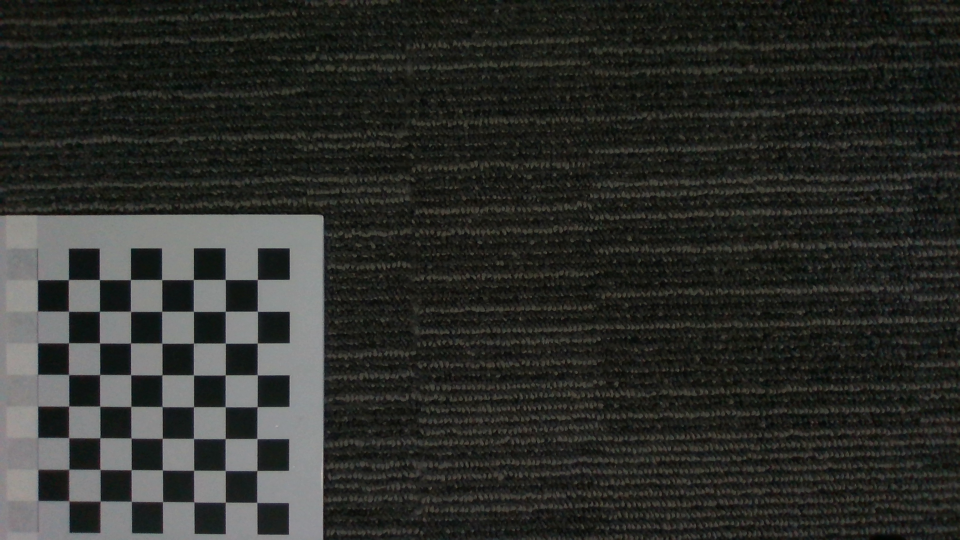
#> input picture images/00.png, 1920 x 1080 px (shown at 1/2 size); its folder holds only this picture in this run
$ python 1.Calibration.py
#> lines starting #> are read from the running program, lines starting #| are printed output that depends on the picture; after the words box and inside, x2 and y2 are one past the last pixel; in counts of white or black regions, pixels touching at a corner belong together; long printed decimals are rounded
import numpy as np
import glob
import yaml
import cv2


# 找棋盘格角点
# 设置寻找亚像素角点的参数，采用的停止准则是最大循环次数30和最大误差容限0.001
criteria = (cv2.TERM_CRITERIA_EPS + cv2.TERM_CRITERIA_MAX_ITER, 30, 0.001)  # 阈值
# 棋盘格模板规格
w = 8  # 9-1
h = 7  # 9-2
# 世界坐标系中的棋盘格点,例如(0,0,0), (1,0,0), (2,0,0) ....,(8,5,0)，去掉Z坐标，记为二维矩阵
objp = np.zeros((w * h, 3), np.float32)
objp[:, :2] = np.mgrid[0:w, 0:h].T.reshape(-1, 2)
objp = objp * 18 / 1000  # 16.2mm,实际大小

# 储存棋盘格角点的世界坐标和图像坐标对
obj_points = []  # 在世界坐标系中的三维点
img_points = []  # 在图像平面的二维点
# 加载image文件夹下所有的jpg图像
images = glob.glob('images/*.png')  # 拍摄的十几张棋盘图片所在目录
u, v = 0.0, 0.0
i = 0
gray = None
for frame in images:
    img = cv2.imread(frame)
#> img is the input picture: shape (1080, 1920, 3); mean B, G, R 42, 45.6, 44.4
    # 获取画面中心点
    # 获取图像的长宽
    h1, w1 = img.shape[0], img.shape[1]
#> h1 = 1080; w1 = 1920
    gray = cv2.cvtColor(img, cv2.COLOR_BGR2GRAY)
    u, v = img.shape[:2]
#> u = 1080; v = 1920
    # 找到棋盘格角点
    ret, corners = cv2.findChessboardCorners(gray, (w, h), None)
#> ret = True; corners = 56 rows, first 8: [515.6, 559.1], [515.4, 622.9], [515.3, 686.5], [515.3, 750.4], [515.2, 813.4], [514.6, 877.8], [514.4, 941.5], [514.2, 1005.5]
    # 如果找到足够点对，将其存储起来
    if ret:
        print("i:", i)
        i = i + 1
        # 在原角点的基础上寻找亚像素角点
        cv2.cornerSubPix(gray, corners, (11, 11), (-1, -1), criteria)
        # 追加进入世界三维点和平面二维点中
        obj_points.append(objp)
        img_points.append(corners)
        # 将角点在图像上显示
        cv2.drawChessboardCorners(img, (w, h), corners, ret)
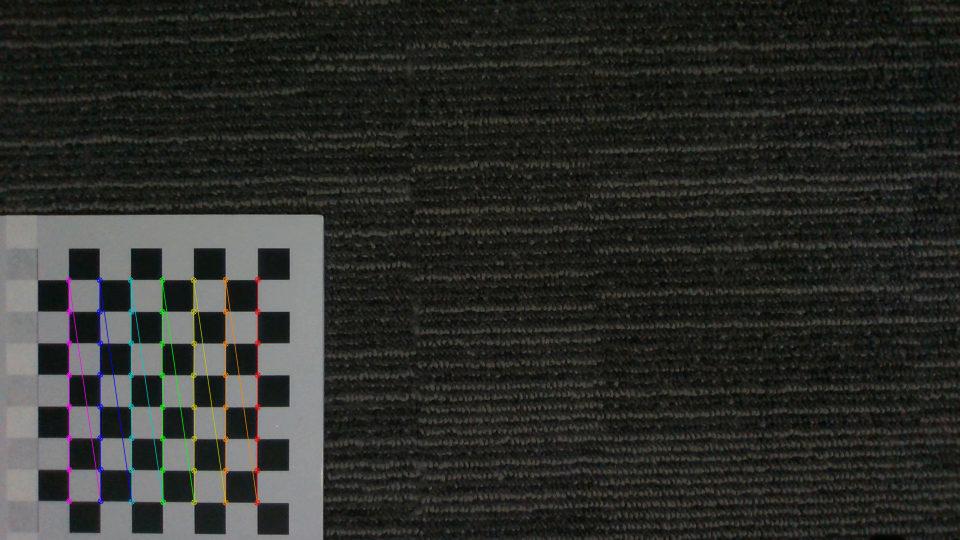
#> img: shape (1080, 1920, 3) (shown at 1/2 size); 1.05% of pixels changed, all inside (x1, y1, x2, y2) = (131, 553, 522, 1012)
        cv2.namedWindow('FindCorners', cv2.WINDOW_NORMAL)
        cv2.resizeWindow('FindCorners', 960, 540)
        cv2.imshow('FindCorners', img)
        cv2.waitKey(200)

cv2.destroyAllWindows()
# 标定
print('正在计算')
print(u, v)
#| 1080 1920

ret, mtx, dist, rvecs, tvecs = \
    cv2.calibrateCamera(obj_points, img_points, gray.shape[::-1], None, None)
#> ret = 0.136; mtx = [[5319.1, 0, 1011.1], [0, 5295.1, 574.7], [0, 0, 1]]; dist = [[2.68, -130.2, 0.00161, 0.00141, 1915.4]]; rvecs = ([0.0645, 0.0497, 1.57],); tvecs = ([-0.14, -0.00433, 1.52],)

# 存储标定文件
file_path = "./calibration_result.yaml"
mtx_yaml = mtx.tolist()
#> mtx_yaml has the same summary as mtx
dist_yaml = dist.tolist()
#> dist_yaml = [[2.68, -130.2, 0.00161, 0.00141, 1915.4]]
camera_u, camera_v = u, v
#> camera_u = 1080; camera_v = 1920
data = {"information": "Camera calibration parameters", "camera_matrix": mtx_yaml, "dist_coefficients": dist_yaml,
        "camera_u": camera_u, "camera_v": camera_v}
#> data = {'information': 'Camera calibration parameters', 'camera_matrix': [[5319.1, 0, 1011.1], [0, 5295.1, 574.7], [0, 0, 1]], 'dist_coefficients': [[2.68, -130.2, 0.00161, 0.00141, 1915.4]], 'camera_u': 1080, 'camera_v': 1920}
with open(file_path, "w") as file:
    yaml.dump(data, file)

print("ret:", ret)
#| ret: 0.1362
print("mtx:\n", mtx)  # 内参数矩阵
#| mtx:
#|  [[5.31906192e+03 0.00000000e+00 1.01114032e+03]
#|  [0.00000000e+00 5.29512187e+03 5.74663029e+02]
#|  [0.00000000e+00 0.00000000e+00 1.00000000e+00]]
print("dist畸变值:\n", dist)  # 畸变系数   Distortion Coefficients = (k_1,k_2,p_1,p_2,k_3)
#| dist畸变值:
#|  [[ 2.67817933e+00 -1.30150836e+02  1.60881222e-03  1.40619694e-03
#|    1.91535538e+03]]
print("rvecs旋转（向量）外参:\n", rvecs)  # 旋转向量  # 外参数
#| rvecs旋转（向量）外参:
#|  (array([[0.06453  ],
#|        [0.04966],
#|        [1.570]]),)
print("tvecs平移（向量）外参:\n", tvecs)  # 平移向量  # 外参数
#| tvecs平移（向量）外参:
#|  (array([[-0.1399],
#|        [-0.004329],
#|        [ 1.522]]),)
new_camera_mtx, roi = cv2.getOptimalNewCameraMatrix(mtx, dist, (u, v), 0, (u, v))
#> new_camera_mtx = [[9209.1, 0, 971.5], [0, 7799.8, 821.6], [0, 0, 1]]; roi = (0, 0, 1079, 1919)
print('New_Camera_Mtx 外参', new_camera_mtx)
#| New_Camera_Mtx 外参 [[9.20910639e+03 0.00000000e+00 9.71456388e+02]
#|  [0.00000000e+00 7.79979858e+03 8.21605758e+02]
#|  [0.00000000e+00 0.00000000e+00 1.00000000e+00]]
print("写入文件名称:", file_path)

$ run again, on images/04.png
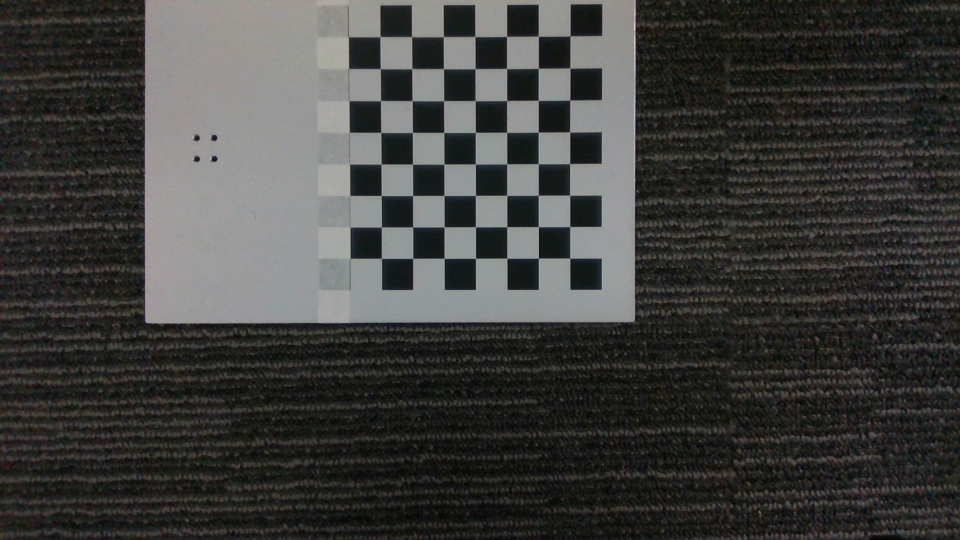
#> input picture images/04.png, 1920 x 1080 px (shown at 1/2 size)
#> img is the input picture: shape (1080, 1920, 3); mean B, G, R 60.4, 62.5, 62.7
#> `ret, corners = cv2.findChessboardCorners(gray, (w, h), None)`: ret = True; corners = 56 rows, first 8: [1140.3, 72.62], [1140.8, 137.3], [1139.8, 200.6], [1140, 264.1], [1140.4, 327.4], [1140.4, 390.8], [1140.3, 453.7], [1139.9, 516.4]
#> `cv2.drawChessboardCorners(img, (w, h), corners, ret)`:
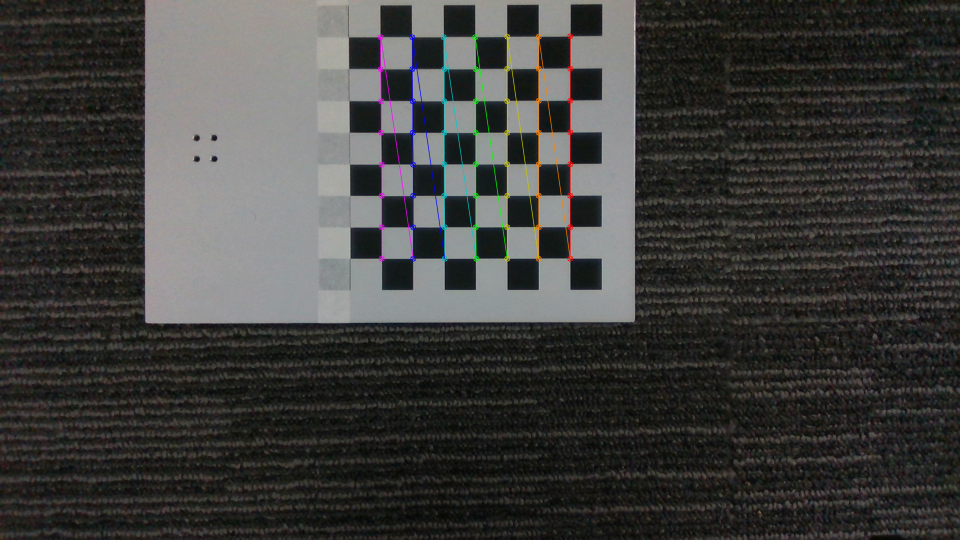
#> img: shape (1080, 1920, 3) (shown at 1/2 size); 1.05% of pixels changed, all inside (x1, y1, x2, y2) = (755, 66, 1147, 524)
#| 1080 1920
#> `ret, mtx, dist, rvecs, tvecs = \ cv2.calibrateCamera(obj_points, img_p..`: ret = 0.0904; mtx = [[3075.2, 0, 1004.2], [0, 3070.8, 581.6], [0, 0, 1]]; dist = [[-0.092, 22.59, -0.00276, -0.00406, -397]]; rvecs = ([0.027, 0.026, 1.57],); tvecs = ([0.0388, -0.145, 0.879],)
#> mtx_yaml has the same summary as mtx
#> dist_yaml = [[-0.092, 22.59, -0.00276, -0.00406, -397]]
#> data = {'information': 'Camera calibration parameters', 'camera_matrix': [[3075.2, 0, 1004.2], [0, 3070.8, 581.6], [0, 0, 1]], 'dist_coefficients': [[-0.092, 22.59, -0.00276, -0.00406, -397]], 'camera_u': 1080, 'camera_v': 1920}
#| ret: 0.09038
#| mtx:
#|  [[3.07523717e+03 0.00000000e+00 1.00421255e+03]
#|  [0.00000000e+00 3.07078946e+03 5.81622266e+02]
#|  [0.00000000e+00 0.00000000e+00 1.00000000e+00]]
#| dist畸变值:
#|  [[-9.19678802e-02  2.25851356e+01 -2.76167309e-03 -4.06191276e-03
#|   -3.97001029e+02]]
#| rvecs旋转（向量）外参:
#|  (array([[0.02698],
#|        [0.02601],
#|        [1.570 ]]),)
#| tvecs平移（向量）外参:
#|  (array([[ 0.03876],
#|        [-0.1446],
#|        [ 0.8789]]),)
#> new_camera_mtx = [[3075.7, 0, 1004.4], [0, 3079.4, 577.9], [0, 0, 1]]; roi = (0, 0, 1079, 1919)
#| New_Camera_Mtx 外参 [[3.07572174e+03 0.00000000e+00 1.00437079e+03]
#|  [0.00000000e+00 3.07940435e+03 5.77870343e+02]
#|  [0.00000000e+00 0.00000000e+00 1.00000000e+00]]

$ run again, on images/05.png
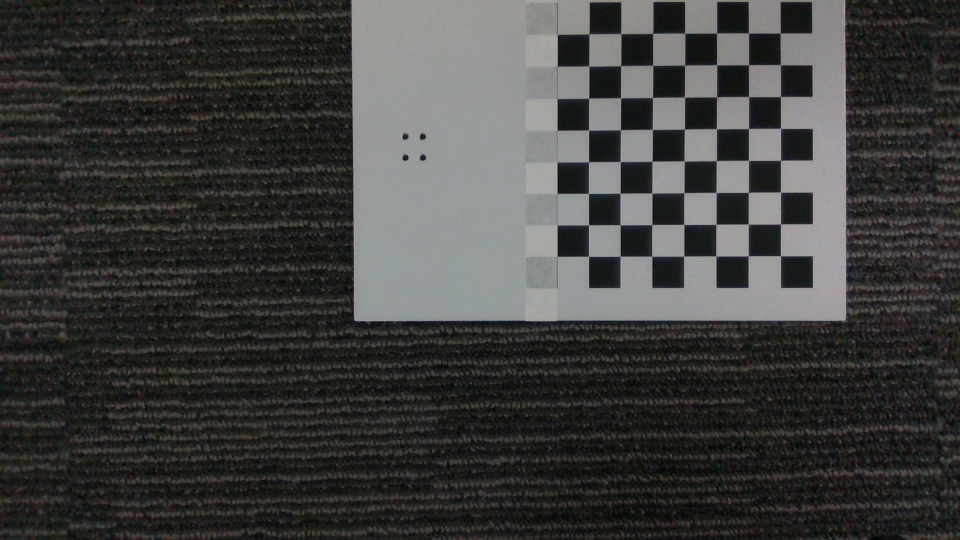
#> input picture images/05.png, 1920 x 1080 px (shown at 1/2 size)
#> img is the input picture: shape (1080, 1920, 3); mean B, G, R 60.4, 62.4, 62.5
#> `ret, corners = cv2.findChessboardCorners(gray, (w, h), None)`: ret = True; corners = 56 rows, first 8: [1560.8, 66.75], [1560.9, 129.9], [1561.4, 193.8], [1561.2, 257.1], [1561.1, 321.4], [1560.8, 384.4], [1560.9, 448.9], [1561.5, 512.1]
#> `cv2.drawChessboardCorners(img, (w, h), corners, ret)`:
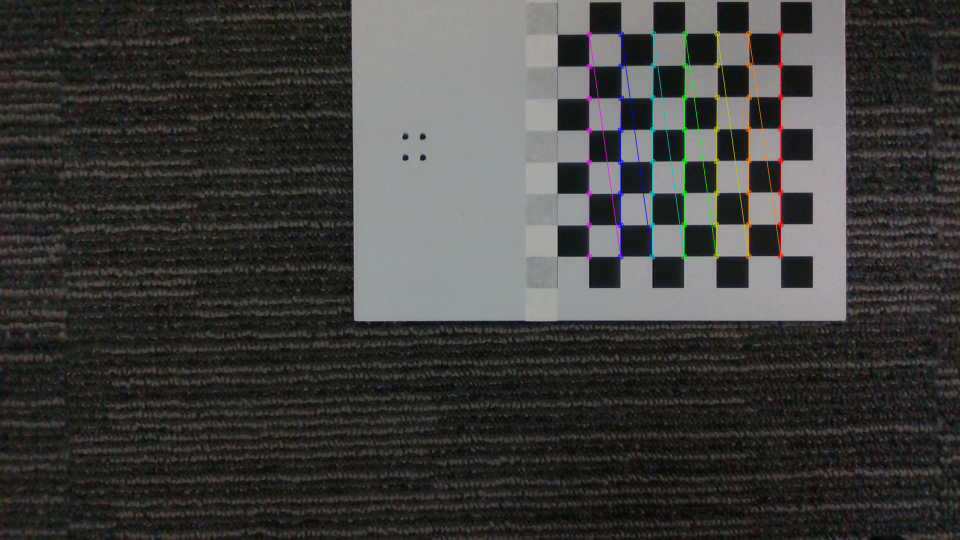
#> img: shape (1080, 1920, 3) (shown at 1/2 size); 1.06% of pixels changed, all inside (x1, y1, x2, y2) = (1172, 61, 1568, 520)
#| 1080 1920
#> `ret, mtx, dist, rvecs, tvecs = \ cv2.calibrateCamera(obj_points, img_p..`: ret = 0.116; mtx = [[11897.3, 0, 995.4], [0, 11903.3, 568.2], [0, 0, 1]]; dist = [[8.64, -1578.1, -0.00768, 0.0285, -10.08]]; rvecs = ([0.0901, 0.00602, 1.57],); tvecs = ([0.16, -0.142, 3.41],)
#> mtx_yaml has the same summary as mtx
#> dist_yaml = [[8.64, -1578.1, -0.00768, 0.0285, -10.08]]
#> data = {'information': 'Camera calibration parameters', 'camera_matrix': [[11897.3, 0, 995.4], [0, 11903.3, 568.2], [0, 0, 1]], 'dist_coefficients': [[8.64, -1578.1, -0.00768, 0.0285, -10.08]], 'camera_u': 1080, 'camera_v': 1920}
#| ret: 0.1155
#| mtx:
#|  [[1.18973127e+04 0.00000000e+00 9.95406134e+02]
#|  [0.00000000e+00 1.19033096e+04 5.68179274e+02]
#|  [0.00000000e+00 0.00000000e+00 1.00000000e+00]]
#| dist畸变值:
#|  [[ 8.64425892e+00 -1.57810050e+03 -7.68421766e-03  2.85130457e-02
#|   -1.00848496e+01]]
#| rvecs旋转（向量）外参:
#|  (array([[0.09012],
#|        [0.006023 ],
#|        [1.568]]),)
#| tvecs平移（向量）外参:
#|  (array([[ 0.1595],
#|        [-0.1416],
#|        [ 3.409]]),)
#> new_camera_mtx = [[11918.1, 0, 997.1], [0, 11948.6, 563], [0, 0, 1]]; roi = (0, 0, 1079, 1919)
#| New_Camera_Mtx 外参 [[1.19181018e+04 0.00000000e+00 9.97145488e+02]
#|  [0.00000000e+00 1.19486178e+04 5.63037571e+02]
#|  [0.00000000e+00 0.00000000e+00 1.00000000e+00]]

$ run again, on images/06.png
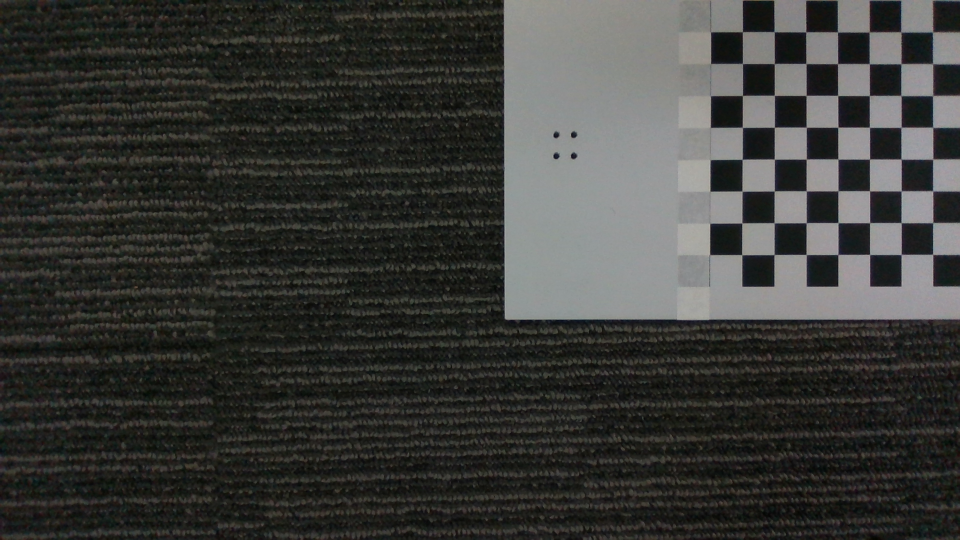
#> input picture images/06.png, 1920 x 1080 px (shown at 1/2 size)
#> img is the input picture: shape (1080, 1920, 3); mean B, G, R 55.3, 58.3, 57.7
#> `ret, corners = cv2.findChessboardCorners(gray, (w, h), None)`: ret = True; corners = 56 rows, first 8: [1865.5, 64], [1865.1, 127.5], [1865, 190.5], [1866.4, 255.1], [1866, 319.8], [1865.6, 381.6], [1865.3, 446.1], [1865.3, 508.8]
#> `cv2.drawChessboardCorners(img, (w, h), corners, ret)`:
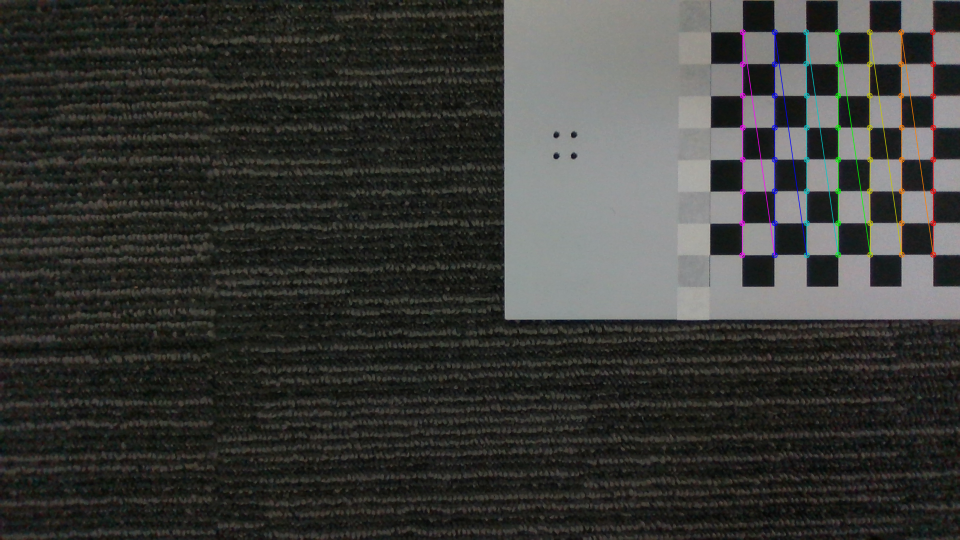
#> img: shape (1080, 1920, 3) (shown at 1/2 size); 1.06% of pixels changed, all inside (x1, y1, x2, y2) = (1478, 58, 1873, 517)
#| 1080 1920
#> `ret, mtx, dist, rvecs, tvecs = \ cv2.calibrateCamera(obj_points, img_p..`: ret = 0.284; mtx = [[10652.1, 0, 817.4], [0, 10305.5, 387], [0, 0, 1]]; dist = [[1.84, -20.89, -0.0131, -0.193, 0.58]]; rvecs = ([-0.0419, 0.135, 1.57],); tvecs = ([0.292, -0.0904, 2.84],)
#> mtx_yaml has the same summary as mtx
#> dist_yaml = [[1.84, -20.89, -0.0131, -0.193, 0.58]]
#> data = {'information': 'Camera calibration parameters', 'camera_matrix': [[10652.1, 0, 817.4], [0, 10305.5, 387], [0, 0, 1]], 'dist_coefficients': [[1.84, -20.89, -0.0131, -0.193, 0.58]], 'camera_u': 1080, 'camera_v': 1920}
#| ret: 0.2836
#| mtx:
#|  [[1.06521379e+04 0.00000000e+00 8.17361834e+02]
#|  [0.00000000e+00 1.03055485e+04 3.87034916e+02]
#|  [0.00000000e+00 0.00000000e+00 1.00000000e+00]]
#| dist畸变值:
#|  [[ 1.84083568e+00 -2.08918386e+01 -1.31179224e-02 -1.92711123e-01
#|    5.80155577e-01]]
#| rvecs旋转（向量）外参:
#|  (array([[-0.04193 ],
#|        [ 0.1349],
#|        [ 1.573  ]]),)
#| tvecs平移（向量）外参:
#|  (array([[ 0.2921],
#|        [-0.09044],
#|        [ 2.845]]),)
#> new_camera_mtx = [[11585.2, 0, 790.4], [0, 10829.3, 390.1], [0, 0, 1]]; roi = (0, 0, 1079, 1919)
#| New_Camera_Mtx 外参 [[1.15851826e+04 0.00000000e+00 7.90405647e+02]
#|  [0.00000000e+00 1.08292845e+04 3.90130774e+02]
#|  [0.00000000e+00 0.00000000e+00 1.00000000e+00]]

$ run again, on images/01.png
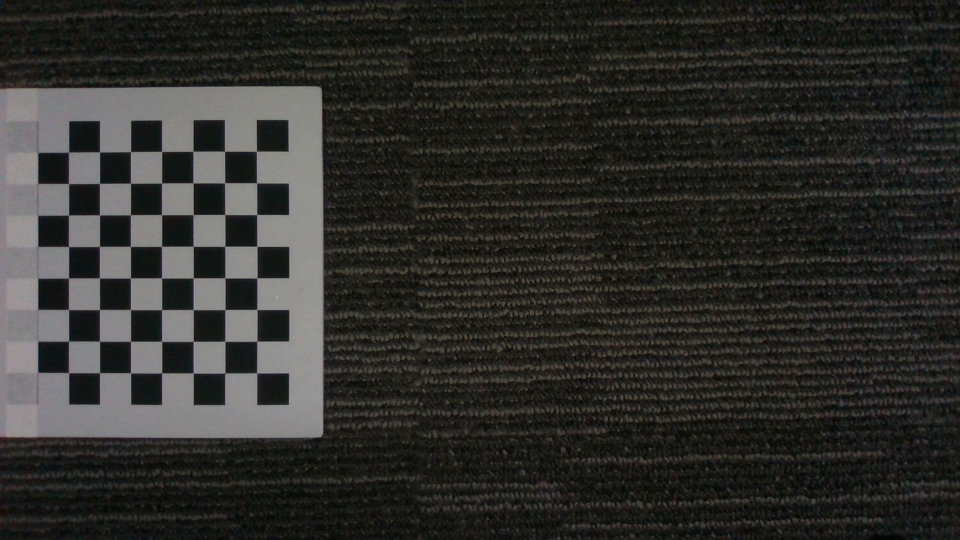
#> input picture images/01.png, 1920 x 1080 px (shown at 1/2 size)
#> img is the input picture: shape (1080, 1920, 3); mean B, G, R 42.8, 46.2, 46.6
#> `ret, corners = cv2.findChessboardCorners(gray, (w, h), None)`: ret = True; corners = 56 rows, first 8: [513.8, 302.4], [513.9, 366.2], [513.9, 430], [514.4, 493.3], [514.5, 555.8], [514.8, 619.7], [514.5, 682.7], [514, 746.4]
#> `cv2.drawChessboardCorners(img, (w, h), corners, ret)`:
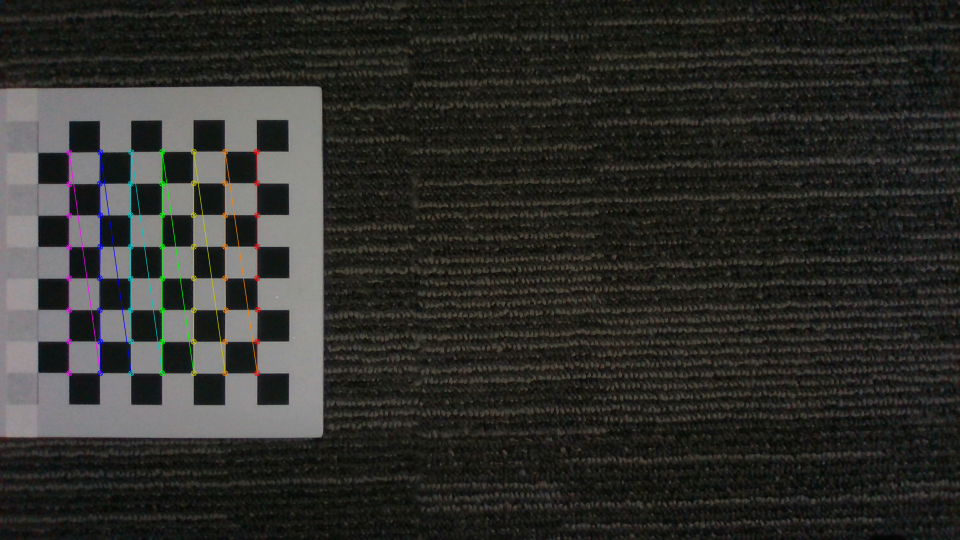
#> img: shape (1080, 1920, 3) (shown at 1/2 size); 1.05% of pixels changed, all inside (x1, y1, x2, y2) = (132, 297, 522, 753)
#| 1080 1920
#> `ret, mtx, dist, rvecs, tvecs = \ cv2.calibrateCamera(obj_points, img_p..`: ret = 0.0909; mtx = [[4263.1, 0, 1062.3], [0, 4277, 562.4], [0, 0, 1]]; dist = [[1.94, -59.4, -0.00498, -0.0233, 525.8]]; rvecs = ([0.0365, 0.0598, 1.57],); tvecs = ([-0.156, -0.0736, 1.25],)
#> mtx_yaml = [[4263.1, 0, 1062.3], [0, 4277, 562.4], [0, 0, 1]]
#> dist_yaml = [[1.94, -59.4, -0.00498, -0.0233, 525.8]]
#> data = {'information': 'Camera calibration parameters', 'camera_matrix': [[4263.1, 0, 1062.3], [0, 4277, 562.4], [0, 0, 1]], 'dist_coefficients': [[1.94, -59.4, -0.00498, -0.0233, 525.8]], 'camera_u': 1080, 'camera_v': 1920}
#| ret: 0.09087
#| mtx:
#|  [[4.26312906e+03 0.00000000e+00 1.06230281e+03]
#|  [0.00000000e+00 4.27696259e+03 5.62351787e+02]
#|  [0.00000000e+00 0.00000000e+00 1.00000000e+00]]
#| dist畸变值:
#|  [[ 1.94336806e+00 -5.93951604e+01 -4.98282975e-03 -2.32942301e-02
#|    5.25763427e+02]]
#| rvecs旋转（向量）外参:
#|  (array([[0.03649],
#|        [0.0598],
#|        [1.568]]),)
#| tvecs平移（向量）外参:
#|  (array([[-0.156],
#|        [-0.07363],
#|        [ 1.247]]),)
#> new_camera_mtx = [[8052.7, 0, 1047.4], [0, 6518.4, 820.9], [0, 0, 1]]; roi = (0, 0, 1079, 1919)
#| New_Camera_Mtx 外参 [[8.05268270e+03 0.00000000e+00 1.04741153e+03]
#|  [0.00000000e+00 6.51840003e+03 8.20862140e+02]
#|  [0.00000000e+00 0.00000000e+00 1.00000000e+00]]
